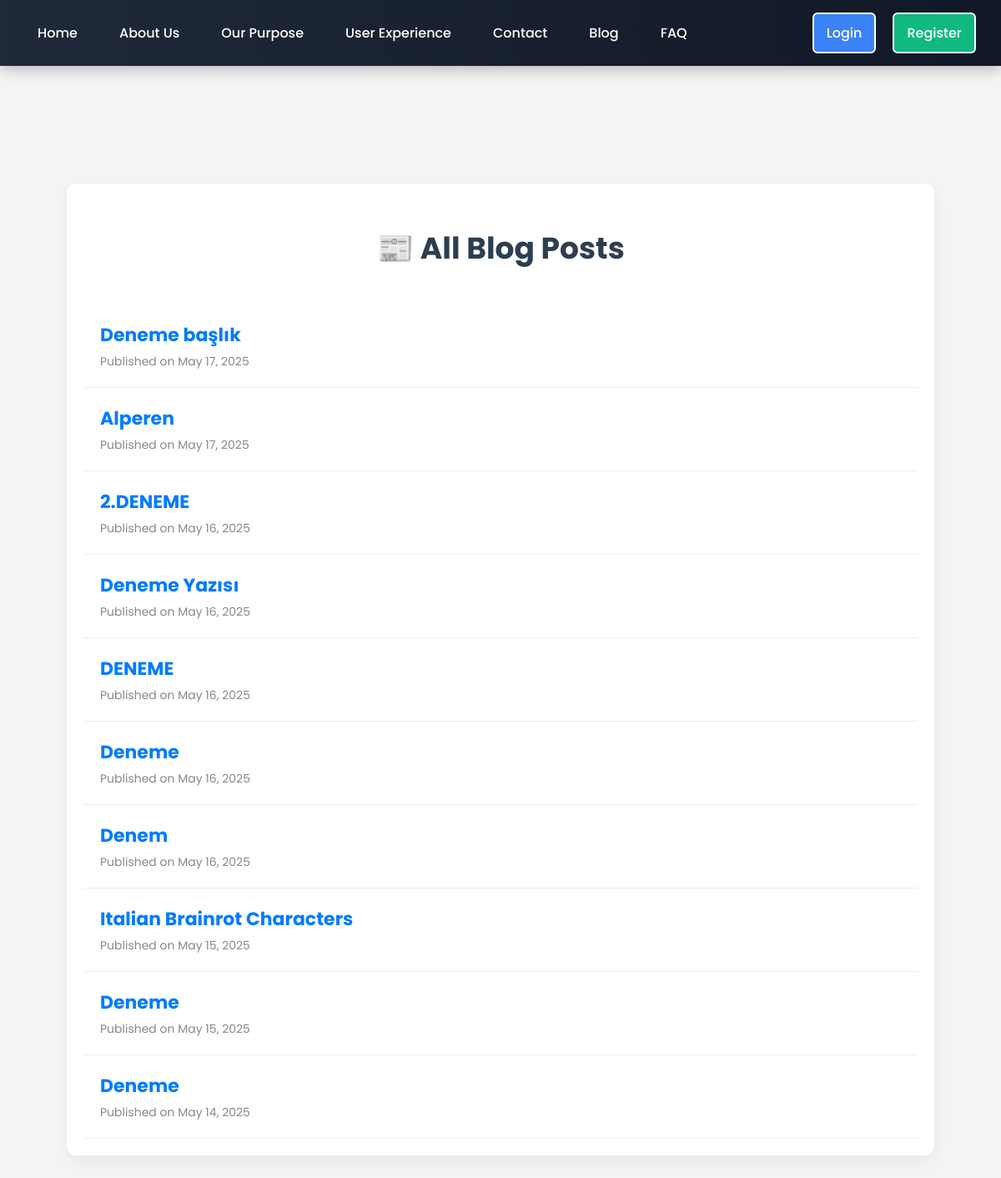
The app's page /all-blogs/, older data.
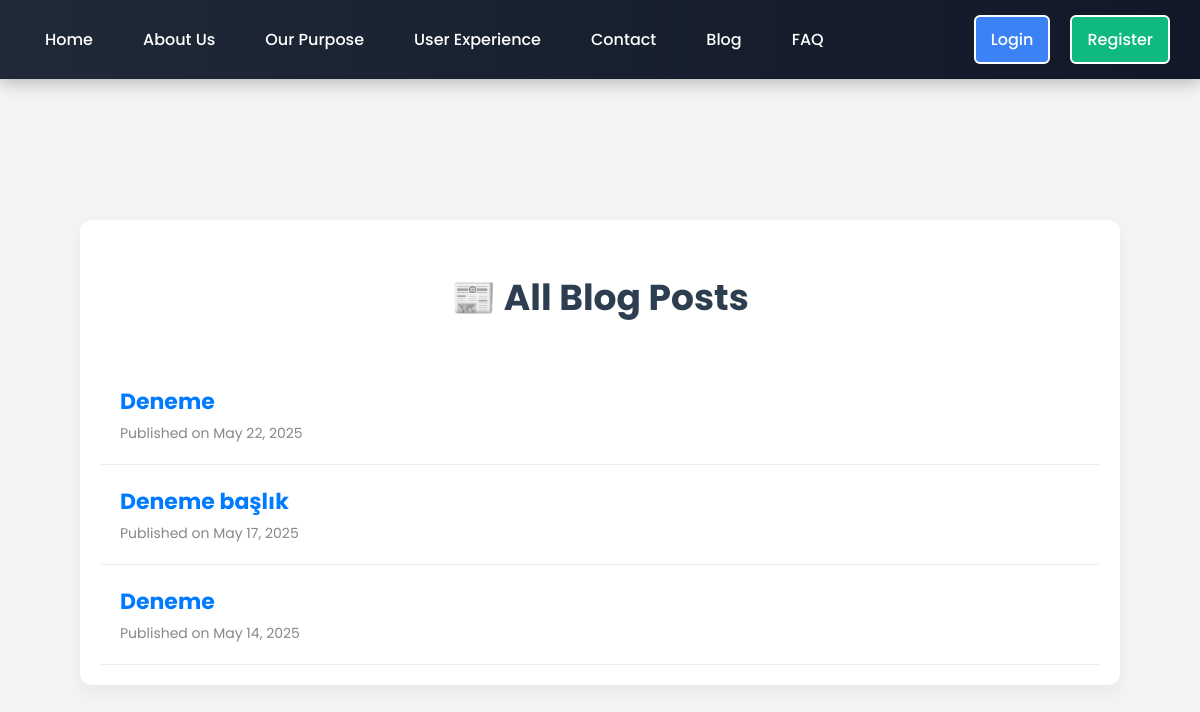
The same page, newer data.
### yonetim/models.py (models this page shows, shortened)
class BlogPost(models.Model):
    author = models.ForeignKey(User, on_delete=models.CASCADE)
    title = models.CharField(max_length=150)
    content = models.TextField()
    created_at = models.DateTimeField(auto_now_add=True)

### yonetim/views.py (the view)
# urls.py: path('all-blogs/', views.all_blogs, name='all_blogs'),
def all_blogs(request):
    blogs = BlogPost.objects.all().order_by('-created_at')
    return render(request, 'yonetim/all_blogs.html', {'blogs': blogs})

### yonetim/context_processors.py (called while the page is built)
def user_notifications(request):
    if request.user.is_authenticated:
        notifications = Notification.objects.filter(user=request.user).order_by('-created_at')[:5]
    else:
        notifications = []
    return {'notifications': notifications}

### yonetim/templates/yonetim/all_blogs.html (shortened to what this page needs)
{% extends "yonetim/base.html" %}
{% block content %}
<div class="all-blogs-container">
  <h2>📰 All Blog Posts</h2>
  {% if blogs %}
    {% for blog in blogs %}
      <div class="blog-item">
        <a href="{% url 'blog_post_detail' blog.pk %}" class="blog-title">{{ blog.title }}</a>
        <div class="blog-meta">Published on {{ blog.created_at|date:"F j, Y" }}</div>
      </div>
    {% endfor %}
  {% else %}
    <div class="no-blogs">No blog posts found.</div>
  {% endif %}
</div>
{% endblock %}

### yonetim/templates/yonetim/base.html (shortened to what this page needs)
<!DOCTYPE html>
<html lang="en">
<head>
</head>
<body>
  {% if request.resolver_match.url_name != 'login' and request.resolver_match.url_name != 'register' %}
  <div class="top-box">
    <div class="nav-left">
      {% if user.is_authenticated %}
        <span class="welcome-text">Welcome, {{ user.username }}!</span>
      {% else %}
        <a href="{% url 'home' %}">Home</a>
        <a href="{% url 'about_us' %}">About Us</a>
        <a href="{% url 'our_purpose' %}">Our Purpose</a>
        <a href="{% url 'user_experience' %}">User Experience</a>
        <a href="{% url 'contact' %}">Contact</a>
        <a href="{% url 'blog' %}">Blog</a>
        <a href="{% url 'faq' %}">FAQ</a>
      {% endif %}
    </div>
    <div class="nav-right">
      {% if user.is_authenticated %}
        <form id="logout-form" method="post" action="{% url 'logout' %}">
          {% csrf_token %}
          <button type="submit" class="logout">Logout</button>
        </form>
      {% else %}
        <a href="{% url 'login' %}" class="login">Login</a>
        <a href="{% url 'register' %}" class="register">Register</a>
      {% endif %}
    </div>
  </div>
  {% endif %}
  <div class="main-container">
    {% block content %}{% endblock %}
  </div>
</body>
</html>

### yonetim/templates/yonetim/base.html (style rules this page uses)
body { font-family: 'Poppins', sans-serif; background: #f4f4f4; margin: 0; padding: 0; width: 100%; height: 100vh; display: flex; flex-direction: column; align-items: center; overflow-x: hidden; }
.top-box { background: linear-gradient(to right, #1f2937, #111827); padding: 15px 30px; display: flex; justify-content: space-between; align-items: center; width: 100%; position: fixed; top: 0; left: 0; z-index: 1000; box-sizing: border-box; box-shadow: 0px 4px 16px rgba(0, 0, 0, 0.25); animation: slideDown 0.6s ease-in-out; }
.nav-left, .nav-right { display: flex; align-items: center; gap: 20px; }
.nav-left a, .nav-right a { color: white; text-decoration: none; font-size: 16px; font-weight: 500; padding: 10px 15px; border-radius: 6px; transition: all 0.3s ease; }
.login, .register, .logout { padding: 10px 15px; border-radius: 6px; font-size: 15.5px; font-weight: 600; text-align: center; text-decoration: none; display: inline-block; border: none; cursor: pointer; }
.login { background-color: #3b82f6; color: white; border: 2px solid white; transition: background-color 0.3s ease, transform 0.2s ease; }
.register { background-color: #10b981; color: white; border: 2px solid white; transition: background-color 0.3s ease, transform 0.2s ease; }
.main-container { max-width: 1200px; width: 100%; padding: 20px; margin-top: 120px; text-align: justify; }

### yonetim/templates/yonetim/all_blogs.html (style rules this page uses)
.all-blogs-container { max-width: 1000px; margin: 80px auto; padding: 20px; background: #fff; border-radius: 12px; box-shadow: 0 8px 20px rgba(0, 0, 0, 0.05); }
.all-blogs-container h2 { text-align: center; font-size: 36px; color: #2c3e50; margin-bottom: 40px; }
.blog-item { padding: 20px; border-bottom: 1px solid #eee; }
.blog-title { font-size: 22px; font-weight: bold; color: #007BFF; text-decoration: none; }
.blog-meta { font-size: 14px; color: #888; margin-top: 5px; }

Row changes from the older to the newer data that the page shows:
removed BlogPost: title "Alperen", created_at "May 17, 2025"
removed BlogPost: title "2.DENEME", created_at "May 16, 2025"
removed BlogPost: title "Deneme Yazısı", created_at "May 16, 2025"
removed BlogPost: title "DENEME", created_at "May 16, 2025"
removed BlogPost: title "Deneme", created_at "May 16, 2025"
removed BlogPost: title "Denem", created_at "May 16, 2025"
removed BlogPost: title "Italian Brainrot Characters", created_at "May 15, 2025"
removed BlogPost: title "Deneme", created_at "May 15, 2025"
added BlogPost: title "Deneme", created_at "May 22, 2025"
